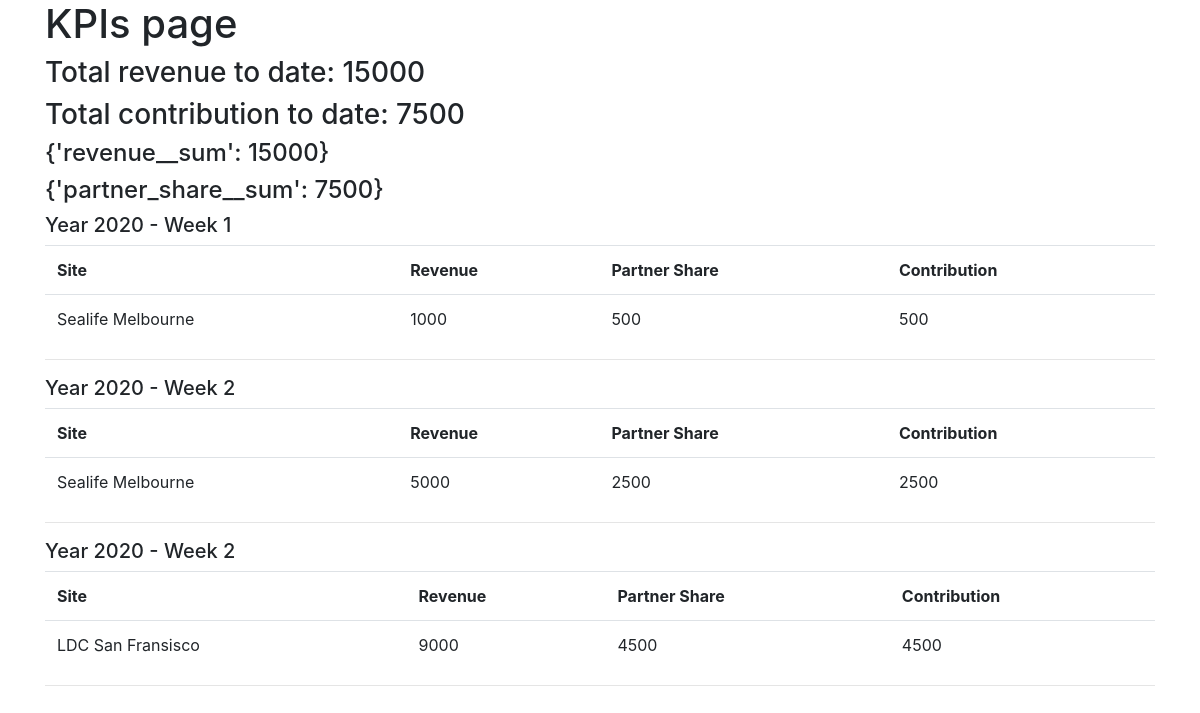
The page / on the database its author committed.
### kpis/models.py (models this page shows)
class Report(models.Model):
    customer = models.ForeignKey(Customer, on_delete=models.CASCADE)
    year = models.IntegerField(null=True, validators = [MinValueValidator(2018), MaxValueValidator(2100)])
    week_number = models.IntegerField(null=True, validators = [MinValueValidator(1), MaxValueValidator(53)])
    revenue = models.IntegerField()
    partner_share = models.IntegerField()
    staff_costs = models.IntegerField()
    def contribution(self):
        return self.revenue - self.partner_share

class Customer(models.Model):
    customer_name = models.CharField(max_length=30)
    slug = models.SlugField(max_length=250, unique=True)
    category = models.ForeignKey(Category, on_delete=models.CASCADE)
    location = models.ForeignKey(Location, on_delete=models.CASCADE)
    def __str__(self):
        return self.customer_name

### kpis/views.py (the view)
# urls.py: path('', views.index, name='index')
def index(request):
    reports_list = Report.objects.order_by('-year', 'week_number')
    reports_revenue = Report.objects.aggregate(Sum('revenue'))
    reports_partner_share = Report.objects.aggregate(Sum('partner_share'))
    reports_dict = {    'reports' : reports_list,
                        't_revenue' : reports_revenue,
                        't_partner_share' : reports_partner_share,
    }
    return render(request, 'kpis/index.html', context=reports_dict)

### templates/kpis/index.html (shortened to what this page needs)
<!DOCTYPE html>
<html>
<head>
    <link rel="stylesheet" href="https://stackpath.bootstrapcdn.com/bootstrap/4.5.2/css/bootstrap.min.css">
</head>
<body class = 'container'>
    <h1>KPIs page</h1>
    <h3>Total revenue to date: {{ t_revenue.revenue__sum }}
    <h3>Total contribution to date: {{ t_partner_share.partner_share__sum }}
    <h4>{{t_revenue}}</h4>
    <h4>{{t_partner_share}}</h4>
        {% for report in reports %}
            <h5> Year {{ report.year }} - Week {{ report.week_number }}</h5>
            <table class="table">
                <tr>
                    <th>
                        Site
                    </th>
                    <th>
                        Revenue
                    </th>
                    <th>
                        Partner Share
                    </th>
                    <th>
                        Contribution
                    </th>
                </tr>
                <tr>
                    <td>
                        {{ report.customer }}
                    </td>
                    <td>
                        {{ report.revenue }}
                    </td>
                    <td>
                        {{ report.partner_share }}
                    </td>
                    <td>
                        {{ report.contribution }}
                    </td>
                </tr>
            </table>
            <hr>
        {% endfor %}
</body>
</html>

### rows shown on the page
Report: year "2020", week_number "1", customer "Sealife Melbourne", revenue "1000", partner_share "500", contribution "500"
Report: year "2020", week_number "2", customer "Sealife Melbourne", revenue "5000", partner_share "2500", contribution "2500"
Report: year "2020", week_number "2", customer "LDC San Fransisco", revenue "9000", partner_share "4500", contribution "4500"

### other values the page prints
{{ t_revenue.revenue__sum }} "15000"
{{ t_partner_share.partner_share__sum }} "7500"
{{ t_revenue }} "{'revenue__sum': 15000}"
{{ t_partner_share }} "{'partner_share__sum': 7500}"
